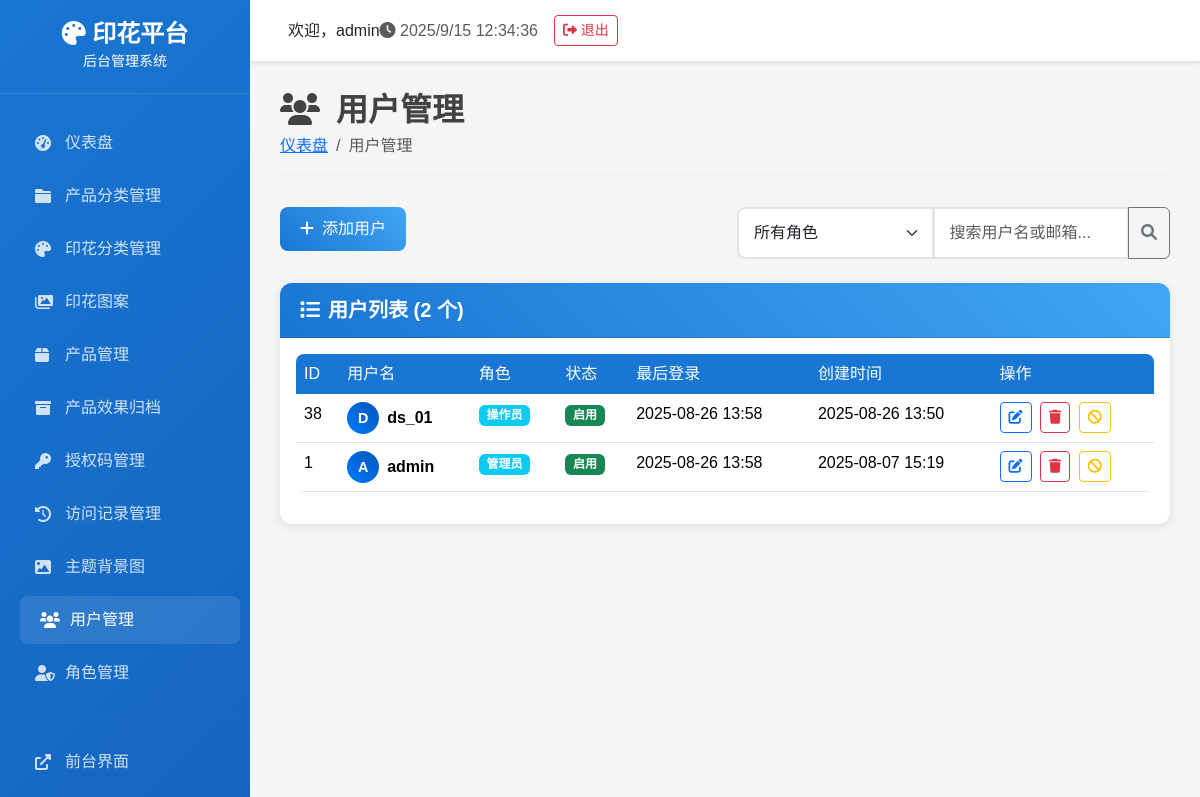
Screenshot of /admin/users/ (signed in) with the database file from the repository.
### tables this page shows
CREATE TABLE users (
            id INTEGER PRIMARY KEY AUTOINCREMENT,
            username TEXT NOT NULL UNIQUE,
            password_hash TEXT NOT NULL,
            is_admin BOOLEAN DEFAULT 0,
            permissions TEXT DEFAULT '{}',
            created_time DATETIME DEFAULT CURRENT_TIMESTAMP,
            last_login DATETIME,
            is_active BOOLEAN DEFAULT 1
        , role_id INTEGER);

CREATE TABLE roles (
                id INTEGER PRIMARY KEY AUTOINCREMENT,
                name TEXT NOT NULL UNIQUE,
                description TEXT,
                permissions TEXT DEFAULT '{}',
                created_time DATETIME DEFAULT (datetime('now', 'localtime')),
                is_active BOOLEAN DEFAULT 1
            );

### routes/admin/admin_users_route.py (the view)
    def decorated_function(*args, **kwargs):
        from flask import session
        if 'admin_user_id' not in session:
            return redirect(url_for('login'))
        return f(*args, **kwargs)

### templates/admin/users.html (shortened to what this page needs)
{% extends "admin/base.html" %}
{% block content %}
<div class="page-header">
    <h1><i class="fas fa-users me-3"></i>用户管理</h1>
    <nav aria-label="breadcrumb">
        <ol class="breadcrumb">
            <li class="breadcrumb-item"><a href="{{ url_for('index') }}">仪表盘</a></li>
            <li class="breadcrumb-item active">用户管理</li>
        </ol>
    </nav>
</div>
<div class="row mb-4">
    <div class="col-md-6">
        {% if has_action_permission('create') %}
        <button type="button" class="btn btn-primary" data-bs-toggle="modal" data-bs-target="#addUserModal">
            <i class="fas fa-plus me-2"></i>添加用户
        </button>
        {% endif %}
    </div>
    <div class="col-md-6">
        <div class="input-group">
            <select class="form-select" id="roleFilter">
                <option value="">所有角色</option>
            </select>
            <input type="text" class="form-control" id="searchInput" placeholder="搜索用户名或邮箱...">
            <button class="btn btn-outline-secondary" type="button">
                <i class="fas fa-search"></i>
            </button>
        </div>
    </div>
</div>
<div class="card">
    <div class="card-header">
        <h5><i class="fas fa-list me-2"></i>用户列表 ({{ users|length }} 个)</h5>
    </div>
    <div class="card-body">
        {% if users %}
        <div class="table-responsive">
            <table class="table table-hover">
                <thead>
                    <tr>
                        <th>ID</th>
                        <th>用户名</th>
                        <th>角色</th>
                        <th>状态</th>
                        <th>最后登录</th>
                        <th>创建时间</th>
                        <th>操作</th>
                    </tr>
                </thead>
                <tbody id="usersTable">
                    {% for user in users %}
                    <tr class="user-item" data-username="{{ user.username|lower }}" data-role="{{ user.role_name or '无角色' }}">
                        <td>{{ user.id }}</td>
                        <td>
                            <div class="d-flex align-items-center">
                                <div class="avatar-circle me-2">
                                    {{ user.username[0]|upper }}
                                </div>
                                <strong>{{ user.username }}</strong>
                            </div>
                        </td>
                        <td>
                            {% if user.role_name %}
                                <span class="badge bg-info">{{ user.role_name }}</span>
                            {% elif user.is_admin %}
                                <span class="badge bg-danger">管理员</span>
                            {% else %}
                                <span class="badge bg-secondary">无角色</span>
                            {% endif %}
                        </td>
                        <td>
                            {% if user.is_active %}
                                <span class="badge bg-success">启用</span>
                            {% else %}
                                <span class="badge bg-secondary">禁用</span>
                            {% endif %}
                        </td>
                        <td>
                            {% if user.last_login %}
                                {{ user.last_login[:16] if user.last_login else '从未登录' }}
                            {% else %}
                                从未登录
                            {% endif %}
                        </td>
                        <td>{{ user.created_time[:16] if user.created_time else '未知' }}</td>
                        <td>
                            {% if has_action_permission('edit') %}
                            <button class="btn btn-sm btn-outline-primary" onclick="editUser({{ user.id }})" title="编辑">
                                <i class="fas fa-edit"></i>
                            </button>
                            {% endif %}
                            {% if has_action_permission('delete') %}
                            <button class="btn btn-sm btn-outline-danger ms-1" onclick="deleteUser({{ user.id }})" title="删除">
                                <i class="fas fa-trash"></i>
                            </button>
                            {% endif %}
                            {% if has_action_permission('edit') %}
                                {% if user.is_active %}
                                <button class="btn btn-sm btn-outline-warning ms-1" onclick="toggleUserStatus({{ user.id }}, false)" title="禁用">
                                    <i class="fas fa-ban"></i>
                                </button>
                                {% else %}
                                <button class="btn btn-sm btn-outline-success ms-1" onclick="toggleUserStatus({{ user.id }}, true)" title="启用">
                                    <i class="fas fa-check"></i>
                                </button>
                                {% endif %}
                            {% endif %}
                        </td>
                    </tr>
                    {% endfor %}
                </tbody>
            </table>
        </div>
        {% else %}
        <div class="text-center py-5">
            <i class="fas fa-users fa-3x text-muted mb-3"></i>
            <h5 class="text-muted">暂无用户</h5>
            <p class="text-muted">点击上方"添加用户"按钮开始创建用户</p>
        </div>
        {% endif %}
    </div>
</div>
{% endblock %}

### templates/admin/base.html (shortened to what this page needs)
<!DOCTYPE html>
<html lang="zh-CN">
<head>
    <link href="https://cdn.staticfile.net/bootstrap/5.3.2/css/bootstrap.min.css" rel="stylesheet">
    <link href="https://cdnjs.cloudflare.com/ajax/libs/font-awesome/6.0.0/css/all.min.css" rel="stylesheet">
</head>
<body>
    <div class="sidebar">
        <div class="logo">
            <h4><i class="fas fa-palette"></i> 印花平台</h4>
            <small>后台管理系统</small>
        </div>
        <nav class="nav-menu">
            <div class="nav-item">
                <a href="{{ url_for('index') }}" class="nav-link {% if request.endpoint == 'index' %}active{% endif %}">
                    <i class="fas fa-tachometer-alt"></i>
                    <span>仪表盘</span>
                </a>
            </div>
            {% if has_menu_permission('categories') %}
            <div class="nav-item">
                <a href="{{ url_for('admin_product_categories.product_categories') }}" class="nav-link {% if request.endpoint == 'admin_product_categories.product_categories' %}active{% endif %}">
                    <i class="fas fa-folder"></i>
                    产品分类管理
                </a>
            </div>
            {% endif %}
            {% if has_menu_permission('pattern_categories') %}
            <div class="nav-item">
                <a href="{{ url_for('admin_pattern_categories.pattern_categories') }}" class="nav-link {% if request.endpoint == 'admin_pattern_categories.pattern_categories' %}active{% endif %}">
                    <i class="fas fa-palette"></i>
                    印花分类管理
                </a>
            </div>
            {% endif %}
            {% if has_menu_permission('patterns') %}
            <div class="nav-item">
                <a href="{{ url_for('admin_patterns.patterns') }}" class="nav-link {% if request.endpoint == 'admin_patterns.patterns' %}active{% endif %}">
                    <i class="fas fa-images"></i>
                    印花图案
                </a>
            </div>
            {% endif %}
            {% if has_menu_permission('products') %}
            <div class="nav-item">
                <a href="{{ url_for('admin_products.products') }}" class="nav-link {% if request.endpoint == 'admin_products.products' %}active{% endif %}">
                    <i class="fas fa-box"></i>
                    产品管理
                </a>
            </div>
            {% endif %}
            {% if has_menu_permission('product_archives') %}
            <div class="nav-item">
                <a href="{{ url_for('admin_product_archives.product_archives') }}" class="nav-link {% if request.endpoint == 'admin_product_archives.product_archives' %}active{% endif %}">
                    <i class="fas fa-archive"></i>
                    产品效果归档
                </a>
            </div>
            {% endif %}
            {% if has_menu_permission('access_codes') %}
            <div class="nav-item">
                <a href="{{ url_for('admin_access_codes.access_codes') }}" class="nav-link {% if request.endpoint == 'admin_access_codes.access_codes' %}active{% endif %}">
                    <i class="fas fa-key"></i>
                    <span>授权码管理</span>
                </a>
            </div>
            {% endif %}
            {% if has_menu_permission('access_logs') %}
            <div class="nav-item">
                <a href="{{ url_for('admin_access_logs.access_logs') }}" class="nav-link {% if request.endpoint == 'admin_access_logs.access_logs' %}active{% endif %}">
                    <i class="fas fa-history"></i>
                    访问记录管理
                </a>
            </div>
            {% endif %}
            {% if has_menu_permission('theme_backgrounds') %}
            <div class="nav-item">
                <a href="{{ url_for('admin_theme_backgrounds.theme_backgrounds') }}" class="nav-link {% if request.endpoint == 'admin_theme_backgrounds.theme_backgrounds' %}active{% endif %}">
                    <i class="fas fa-image"></i>
                    <span>主题背景图</span>
                </a>
            </div>
            {% endif %}
            {% if has_menu_permission('users') %}
            <div class="nav-item">
                <a href="{{ url_for('admin_users.users') }}" class="nav-link {% if request.endpoint == 'admin_users.users' %}active{% endif %}">
                    <i class="fas fa-users"></i>
                    用户管理
                </a>
            </div>
            {% endif %}
            {% if has_menu_permission('roles') %}
            <div class="nav-item">
                <a href="{{ url_for('admin_roles.roles_list') }}" class="nav-link {% if request.endpoint == 'admin_roles.roles_list' %}active{% endif %}">
                    <i class="fas fa-user-shield"></i>
                    角色管理
                </a>
            </div>
            {% endif %}
            <hr style="border-color: rgba(255,255,255,0.1); margin: 20px 15px;">
            <div class="nav-item">
                <a href="http://localhost:5000" class="nav-link" target="_blank">
                    <i class="fas fa-external-link-alt"></i>
                    <span>前台界面</span>
                </a>
            </div>
            <div class="nav-item">
                <a href="{{ url_for('logout') }}" class="nav-link">
                </a>
            </div>
        </nav>
    </div>
    <div class="main-content">
        <div class="top-navbar">
            <div class="d-flex align-items-center">
                <span class="ms-2">欢迎，{{ session.admin_username or 'Admin' }}</span>
            </div>
            <div class="d-flex align-items-center">
                <span class="text-muted me-3">
                    <i class="fas fa-clock"></i>
                    <span id="current-time"></span>
                </span>
                <a href="{{ url_for('logout') }}" class="btn btn-outline-danger btn-sm">
                    <i class="fas fa-sign-out-alt"></i> 退出
                </a>
            </div>
        </div>
        <div class="content-area">
            {% block content %}{% endblock %}
        </div>
    </div>
</body>
</html>

### rows the page displays
users: username "admin", id "1", username "A", role_name "管理员", is_active "启用", last_login "2025-08-26 13:58", created_time "2025-08-07 15:19"
users: id "38", username "D", username "ds_01", role_name "操作员", is_active "启用", last_login "2025-08-26 13:58", created_time "2025-08-26 13:50"

### other values shown
{{ users|length }} "2"
